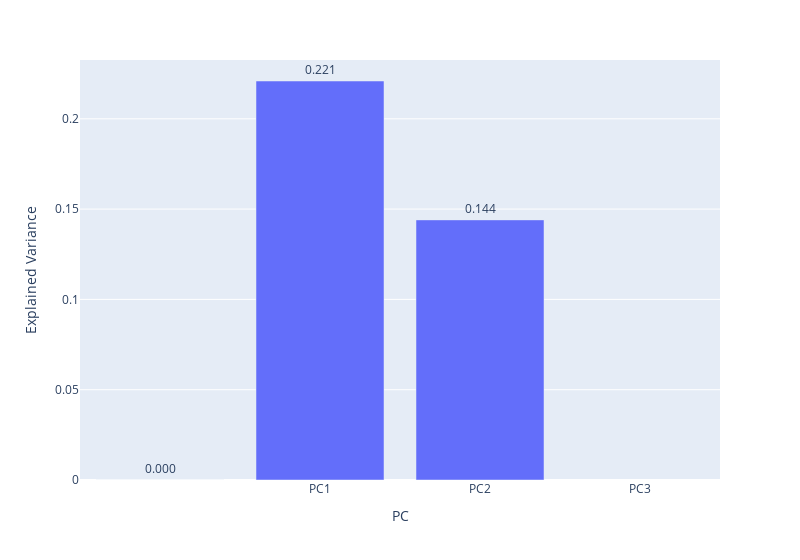

Write notebook code for a chart like this one.
### Code cell
explained_variance = pca.explained_variance_ratio_
explained_variance
#calculating the values and putting it into a pd framework
pc_df = pd.DataFrame(['', 'PC1', 'PC2', 'PC3'], columns=['PC'])
explained_variance = np.insert(explained_variance, 0, 0)
cumulative_variance = np.cumsum(np.round(explained_variance, decimals=3))
explained_variance_df = pd.DataFrame(explained_variance, columns=['Explained Variance'])
cumulative_variance_df = pd.DataFrame(cumulative_variance, columns=['Cumulative Variance'])
df_explained_variance = pd.concat([pc_df, explained_variance_df, cumulative_variance_df], axis=1)

fig = px.bar(df_explained_variance,
            x='PC', y='Explained Variance',
            text='Explained Variance',
            width=800)
fig.update_traces(texttemplate='%{text:.3f}', textposition='outside') #puts the values outside the bar
fig.show()

### Figure 1 — Plotly figure (JSON) as saved in the notebook; plotly's stock layout.template omitted (floating-point values rounded to 4 significant figures)
{"data": [{"alignmentgroup": "True", "hovertemplate": "PC=%{x}<br>Explained Variance=%{text}<extra></extra>", "legendgroup": "", "marker": {"color": "#636efa", "pattern": {"shape": ""}}, "name": "", "offsetgroup": "", "orientation": "v", "showlegend": false, "text": [0, 0.2209, 0.144, null], "textposition": "outside", "texttemplate": "%{text:.3f}", "type": "bar", "x": ["", "PC1", "PC2", "PC3"], "xaxis": "x", "y": [0, 0.2209, 0.144, null], "yaxis": "y"}], "layout": {"barmode": "relative", "legend": {"tracegroupgap": 0}, "margin": {"t": 60}, "width": 800, "xaxis": {"anchor": "y", "domain": [0, 1], "title": {"text": "PC"}}, "yaxis": {"anchor": "x", "domain": [0, 1], "title": {"text": "Explained Variance"}}}}
